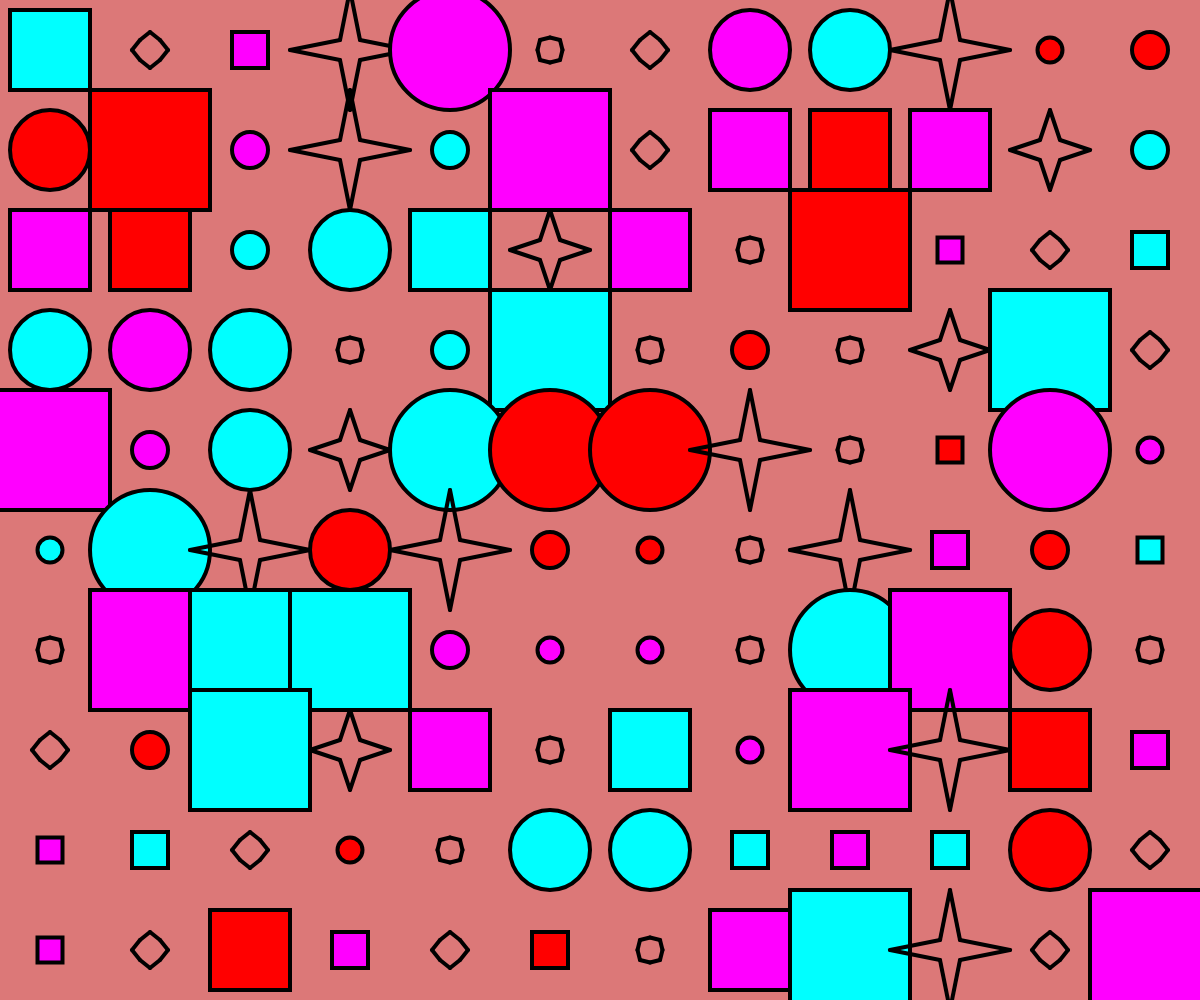
Frame 1 (no input)
Frame 60 (no input): identical to frame 1, image omitted
Frame 120 (the mouse pressed at the canvas centre since frame 60): identical to frame 1, image omitted

The p5.js sketch that drew this single still picture (run headless with seeded random() and noise() and a simulated clock; from frame 60 on, the mouse is pressed at the canvas centre):

// p5.js sketch
// ── sketch.js
function star(x, y, w, c, l) {
  let r = w / 2;
  push();
  translate(x, y);

  for (let cnt = 0; cnt < l; cnt++) {
    line(c, -c, r, 0);
    line(c, c, r, 0);
    rotate(360 / l);
  }

  pop();
}

function setup() {
  createCanvas(windowWidth, windowHeight);
  rectMode(CENTER);
  angleMode(DEGREES);
  background(220, 120, 120);

  strokeWeight(4);
  let pitch = 100;
  let sqDim = 0.9 * pitch;
  translate(pitch / 2, pitch / 2);

  // draw a column of rows
  for (let y = 0; y < height; y += pitch) {
    // draw a row of squares
    for (let x = 0; x < width; x += pitch) {
      push();
      translate(x, y);

      let rcc = random(["#ff00ff", "#ff0000", "#00ffff"]);
      fill(rcc);

      let rn = random(0, 6);
      let rd = random([25, 36, 80, 120]);
      if (rn < 2) {
        rect(0, 0, rd);
      } else if (rn < 4) {
        ellipse(0, 0, rd);
      } else {
        star(0, 0, rd, 10, 4);
      }

      pop();
    }
  }
}

function draw() {}

function mouseClicked() {
  setup();
}
